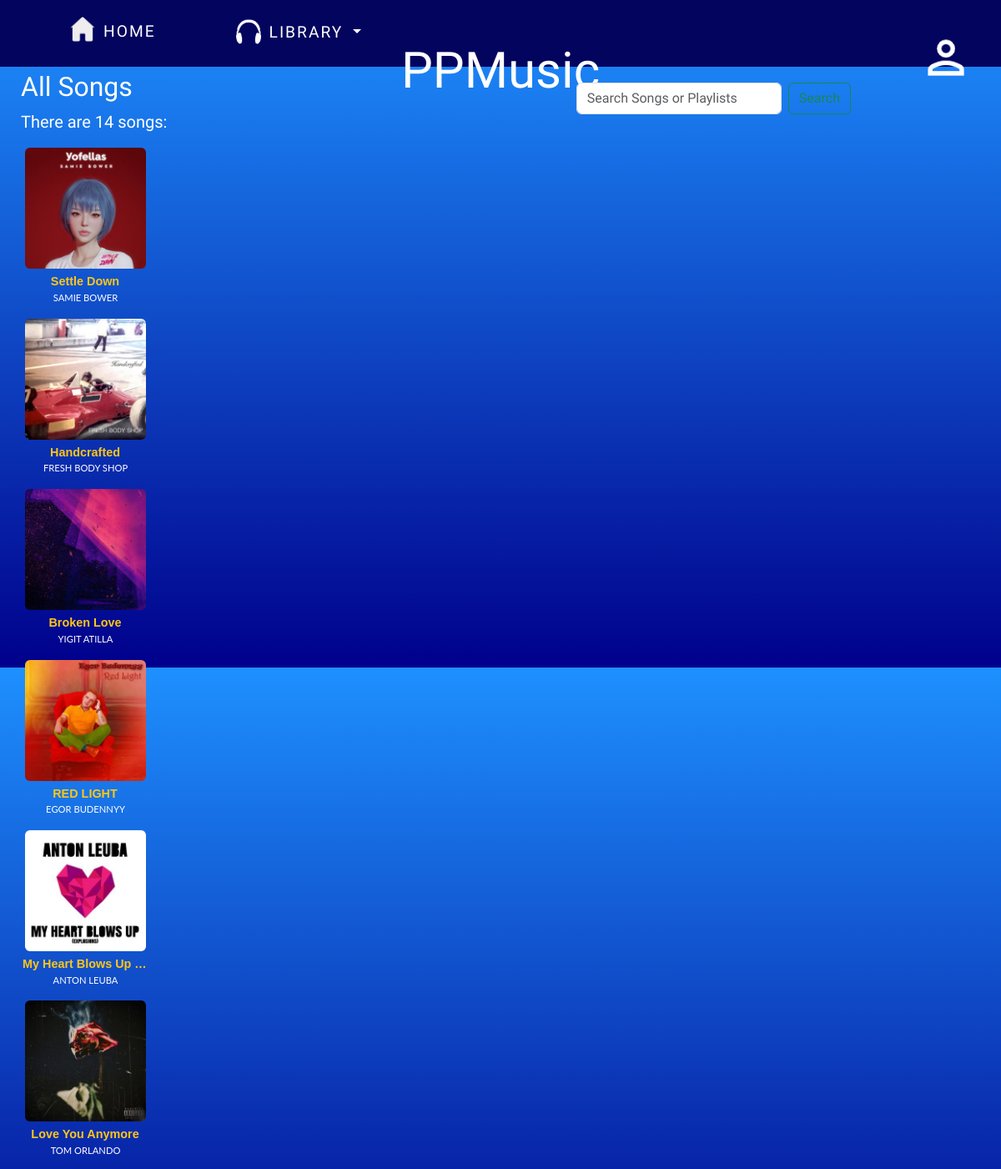
/ (upper part), run on an earlier commit of the app's database.
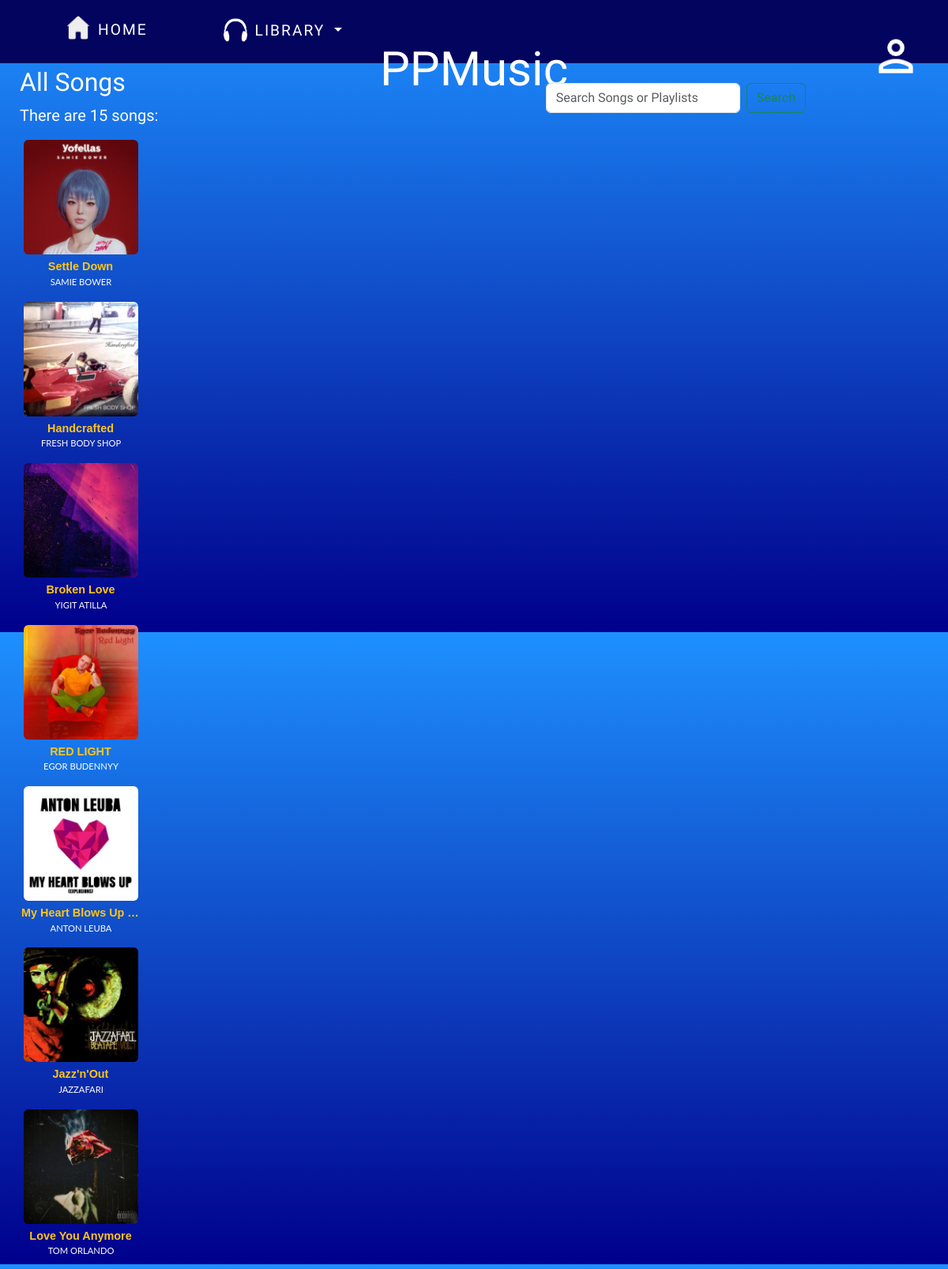
And on a later commit of the database.
### music/models.py (models this page shows, shortened)
class Song(models.Model):
    song_id = models.AutoField(primary_key=True)
    name = models.CharField(max_length=50)
    artist = models.CharField(max_length=50)
    album = models.CharField(max_length=50, blank=True)
    GENRE_CHOICES = [
        ('rock', 'Rock'),
        ('pop', 'Pop'),
        ('hiphop', 'Hip Hop'),
        ('jazz', 'Jazz'),
        ('electronic', 'Electronic'),
        ('classical', 'Classical'),
        ('latin', 'Latin'),
        ('other', 'Other'),
    ]
    genre = models.CharField(max_length=20, blank=True, default='genre', choices=GENRE_CHOICES)
    song = models.FileField(upload_to="songs/", validators=[FileExtensionValidator(allowed_extensions=['mp3', 'wav'])], default="name")
    image = models.ImageField(upload_to="songimage/", validators=[FileExtensionValidator(allowed_extensions=['jpeg', 'jpg', 'png'])])
    data = models.DateTimeField(auto_now=False, auto_now_add=True)
    slug = models.SlugField()
    liked_by_users = models.ManyToManyField(User, related_name="liked_songs", blank=True)
    class Meta:
        ordering = ['name']

### PPM_elaborato_backend/views.py (the view)
# urls.py: path('', views.homepage, name="homepage"),
def homepage(request):
    songs = Song.objects.all().order_by('?')
    user = request.user
    genre = request.GET.get('genre')
    genres = Song.GENRE_CHOICES
    if user.is_authenticated:
        my_playlists = Playlist.objects.filter(user=user)
        return render(request, 'homepage.html', {'songs': songs, 'my_playlists': my_playlists, 'genres': genres})
    else:
        return render(request, 'homepage.html', {'songs': songs,  'genres': genres})

### templates/homepage.html (shortened to what this page needs)
{% extends 'layout.html' %}
{% load static %}
{% block main-content %}
    <div id="All-songs" style="padding: 5px">
        <h2 class="home-tit"><a href="{% url 'music:allsongs' %}">All Songs</a></h2>
        {% if songs %}
            <p style="margin-left: 20px">There are {{ songs|length }} songs:</p>
        {% else %}
            <p style="margin-left: 20px">No songs found.</p>
        {% endif %}
        <div class="main-carousel" data-flickity='{"groupCells":5 , "contain": true, "pageDots": false, "draggable": false, "cellAlign": "left", "lazyLoad": true}'>
            {% for i in songs %}
                <div class="carousel-cell">
                    <section class="main_song">
                        <div class="song-card">
                            <div class="containera">
                                <img src="{{ i.image.url }}" id="A_{{i.song_id}}" alt="song cover">
                                <div class="overlaya"></div>
                            </div>
                        </div>
                        <div>
                            <p class="songName" id="B_{{i.song_id}}"><a data-song-url="{{i.song.url}}" id="{{i.song_id}}" onclick="playSong(this)">{{i.name}}</a></p>
                            <p class="artistName" id="C_{{i.song_id}}">{{i.artist}}</p>
                        </div>
                    </section>
                </div>
            {% endfor %}
        </div>
    </div>
    <br>
    <br>
    <br>
    <br>
    <br>
{% endblock %}

### templates/layout.html (shortened to what this page needs)
{% load static %}
<html lang="en">
<head>
    <link href="https://cdn.jsdelivr.net/npm/bootstrap@5.3.3/dist/css/bootstrap.min.css" rel="stylesheet">
    <link rel="stylesheet" href="{% static 'css/style.css' %}">
    <link rel="stylesheet" href="https://unpkg.com/flickity@2/dist/flickity.min.css">
    <link rel="stylesheet" href="https://pro.fontawesome.com/releases/v5.10.0/css/all.css" />
</head>
<body>
    <header>
        {% block header %}
        <nav id="header_menu">
            <a href="{% url 'homepage' %}" id="home-link">
                <p><img src="/media/images/home.png" width="30px" alt="home image">HOME</p>
            </a>
        {% if user.is_authenticated %}
            <div class="dropdown">
                <button class="btn btn-primary dropdown-toggle" type="button" data-bs-toggle="dropdown" aria-expanded="false">
                    <img src="/media/images/headphones-2-48.png" width="30px">LIBRARY
                </button>
                <ul class="dropdown-menu" data-bs-theme="dark">
                    <li><a class="dropdown-item" href="{% url 'music:allsongs' %}">ALL SONGS</a></li>
                    <li><a class="dropdown-item" href="{% url 'homepage' %}#play-tit">YOUR PLAYLISTS</a></li>
                    <li><a class="dropdown-item" href="{% url 'music:likedsongs' %}">LIKED SONGS</a></li>
                    <li class="dropdown-divider"></li>
                    <li><a class="dropdown-item" onclick="document.getElementById('modal-wrapper-playlist').style.display='block'">+ CREATE A NEW PLAYLIST</a></li>
                    <li><a class="dropdown-item" onclick="document.getElementById('modal-wrapper-song').style.display='block'">+ ADD A NEW SONG TO DB</a></li>
                </ul>
        {% else %}
            <button class="btn btn-primary dropdown-toggle dropdown" id="librarybtn">
                <a href="{% url 'users:login' %}"><img src="../media/images/headphones-2-48.png" width="30px">LIBRARY</a>
            </button>
        {% endif %}
            <h1><a href="{% url 'homepage' %}">PPMusic</a></h1>
            <form class="d-flex" role="search" autocomplete="off" method="POST" action="{% url 'music:search_results' %}">
                <input class="form-control me-2" type="search" placeholder="Search Songs or Playlists" aria-label="Search" name="data" required>
                <button class="btn btn-outline-success" type="submit">Search</button>
            </form>
            {% if user.is_authenticated %}
                <div class="welcome">
                    <h4>Welcome, {{user.username}}!</h4>
                    <a href="users/logout">Log Out</a>
                </div>
            {% else %}
                <a href="{% url 'users:login' %}"><img src="/media/images/user_icon.png" class="icon"></a>
            {% endif %}
        </nav>
        {% endblock %}
    </header>
    <main>
    {% block main-content %}
    {% endblock %}
    </main>
</body>
</html>

### static/css/style.css (style rules this page uses)
body { max-width: 100%; background-color: blue; background-image: linear-gradient(#1e90ff, #00008b); color:white; font-family: Oswald, Verdana, serif; font-size: 20px; }
header { height: 10%; background-color: #03045e; }
a { text-decoration: none; cursor: pointer; color:white; }
#header_menu { display:block; }
#home-link { position: relative; display: inline-block; margin-left: 7%; margin-top:1.7%; z-index: 999; }
#home-link p { font-size: 1.2rem; letter-spacing: 2px; font-family: Oswald, Verdana, serif; z-index: 999; }
#home-link img { margin-right: 10px; margin-bottom:7px; z-index: 999; }
.dropdown { display: inline-block; position: absolute; margin-top:1.4%; margin-left:7%; z-index: 999; }
.btn-primary, .btn-primary:hover, .btn-primary:active, .btn-primary:visited, .btn-primary:focus { background-color: transparent; !important; border:none;!important; color:white;!important; font-size: 1.2rem; font-family: Oswald, Verdana, serif; letter-spacing: 2px; }
.dropdown img { margin-right:10px; margin-bottom: 5px; }
h1 { font-family: Lobster, verdana, serif; font-size: 3em; color:white; position: absolute; width: 100%; top: 1.5%; text-align: center; margin: 0; padding:0; z-index: 1; }
header input { min-width:200px; z-index: 999; }
header form { display: inline-block; position: absolute; top:3%; right: 15%; z-index: 999; }
.icon { position: absolute; display: inline-block; right:2.5%; top:1%; margin: 0 0 20px 20px; max-width:4.5rem; z-index: 999; }
.home-tit { margin-left:20px; }
.main-carousel { margin: 0 15px; }
.song-card { margin: 0 10px; height: 150px; width: 150px; }
.main_song { width: 165px; }
.song-card img { border-radius: 3%; margin: auto; height: 200px; width: 150px; }
.containera { border-radius: 4%; position: relative; margin-top: 10px; width: 145px; height: 145px; }
.overlaya { position: absolute; border-radius: 4%; top: 0; left: 0; width: 100%; height: 100%; background: rgba(0, 0, 0, 0); transition: background 0.5s ease; }
.containera img { border-radius: 4%; position: absolute; width: 145px; height: 145px; left: 0; }
.songName { font-family: 'Baloo Bhai 2', sans-serif; color: #ffc616; width: 150px; font-weight: 700; margin:0 0 0 7px; font-size: 0.9rem; white-space: nowrap; overflow: clip; line-break: anywhere; text-overflow: ellipsis; text-align: center; }
.artistName { font-family: 'Lato', sans-serif; font-size: 0.7rem; color: white; white-space: nowrap; overflow: hidden; text-overflow: ellipsis; text-align: center; }

What changed in the data, as far as the page shows it:
added Song: image (picture), name "Jazz'n'Out", artist "JAZZAFARI"
Also different on the page:
{{ songs|length }}: "14" → "15"
